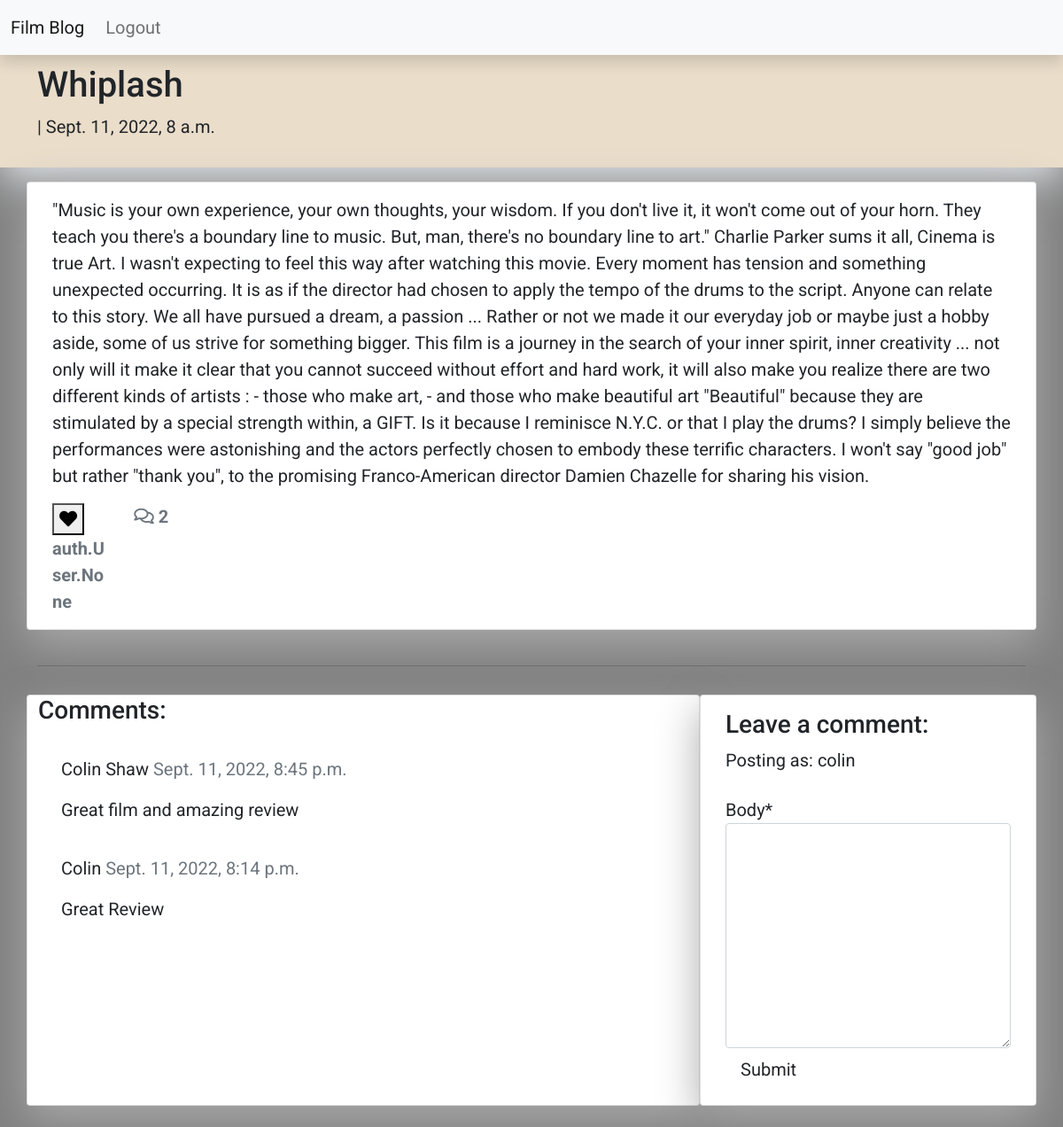
/damien-chazelle/ (signed in), run on the app's committed database.
### blog/models.py (models this page shows, shortened)
class Post(models.Model):
    film_title = models.CharField(max_length=200, unique=True, null=True)
    slug = models.SlugField(max_length=200, unique=True, null=True)
    blogger = models.ForeignKey(User, on_delete=models.CASCADE, related_name='blog_posts', null=True)
    director = models.CharField(max_length=200, unique=True, null=True)
    actor = models.CharField(max_length=200, unique=True, null=True)
    updated_on = models.DateTimeField(auto_now=True, null=True)
    content = models.TextField()
    created_on = models.DateTimeField(auto_now_add=True, null=True)
    status = models.IntegerField(choices=STATUS, default=0)
    likes = models.ManyToManyField(User, related_name='blog_post_likes')
    class Meta:
        ordering = ['-created_on']
    def number_of_likes(self):
        return self.likes

class Comment(models.Model):
    post = models.ForeignKey(Post,on_delete=models.CASCADE,related_name='comments')
    name = models.CharField(max_length=80)
    email = models.EmailField()
    body = models.TextField()
    created_on = models.DateTimeField(auto_now_add=True)
    approved = models.BooleanField(default=False)
    class Meta:
        ordering = ['created_on']

### blog/views.py (the view, shortened to what this page needs)
# urls.py: path('<slug:slug>/', views.PostDetail.as_view(), name='details_post'),
class PostDetail(View):
    def get(self, request, slug, *args, **kwargs):
        queryset = Post.objects.filter(status=1)
        post = get_object_or_404(queryset, slug=slug)
        comments = post.comments.filter(approved=True).order_by("-created_on")
        liked = False
        if post.likes.filter(id=self.request.user.id).exists():
            liked = True
        return render(
            request,
            "details_post.html",
            {
                "post": post,
                "comments": comments,
                "liked": liked,
                "comment_form": CommentForm()
            },
        )

### blog/forms.py
class CommentForm(forms.ModelForm):
    class Meta:
        model = Comment
        fields = ('body',)

### templates/details_post.html (shortened to what this page needs)
{% extends 'base.html' %} {% block content %}
{% load crispy_forms_tags %}
<div class="masthead">
    <div class="container">
        <div class="row g-0">
            <div class="col-md-6 masthead-text">
                <h1 class="post-title">{{ post.film_title }}</h1>
                <p class="post-subtitle">{{ post.author }} | {{ post.created_on }}</p>
            </div>
        </div>
    </div>
</div>
<div class="container">
    <div class="row">
        <div class="col card mb-4  mt-3 left  top">
            <div class="card-body">
                <p class="card-text ">
                    {{ post.content | safe }}
                </p>
                <div class="row">
                    <div class="col-1">
                        <strong>
                            {% if user.is_authenticated %}
                            <form class="d-inline" action="{% url 'post_like' post.slug %}" method="POST">
                                {% if liked %}
                                <button type="submit" name="blogpost_id" value="{{post.slug}}" class="btn-like"><i class="fas fa-heart"></i></button>
                                {% else %}
                                <button type="submit" name="blogpost_id" value="{{post.slug}}" class="btn-like"><i class="far fa-heart"></i></button>
                                {% endif %}
                            </form>
                            {% else %}
                            <span class="text-secondary"><i class="far fa-heart"></i></span>
                            {% endif %}
                        <span class="text-secondary">{{ post.number_of_likes }} </span>
                        </strong>
                    </div>
                    <div class="col-1">
                        {% with comments.count as total_comments %}
                        <strong class="text-secondary"><i class="far fa-comments"></i>
                            {{ total_comments }}</strong>
                        {% endwith %}
                    </div>
                </div>
            </div>
        </div>
    </div>
    <div class="row">
        <div class="col">
            <hr>
        </div>
    </div>
    <div class="row">
        <div class="col-md-8 card mb-4  mt-3 ">
            <h3>Comments:</h3>
            <div class="card-body">
                {% for comment in comments %}
                <div class="comments" style="padding: 10px;">
                    <p class="font-weight-bold">
                        {{ comment.name }}
                        <span class=" text-muted font-weight-normal">
                            {{ comment.created_on }}
                        </span>
                    </p>
                    {{ comment.body | linebreaks }}
                </div>
                {% endfor %}
            </div>
        </div>
        <div class="col-md-4 card mb-4  mt-3 ">
            <div class="card-body">
                {% if commented %}
                <div class="alert alert-success" role="alert">
                    Your comment is awaiting approval
                </div>
                {% else %}
                {% if user.is_authenticated %}
                <h3>Leave a comment:</h3>
                <p>Posting as: {{ user.username }}</p>
                <form method="post" style="margin-top: 1.3em;">
                    {{ comment_form | crispy }}
                    <button type="submit" class="btn btn-signup btn-lg">Submit</button>
                </form>
                {% endif %}
                {% endif %}
            </div>
        </div>
    </div>
</div>
{% endblock content %}

### static/css/style.css (style rules this page uses)
body { font-family: "Roboto", sans-serif; font-size: 20px; background-color: #808080; }
.masthead { background: #EADDCA; height: auto; padding-bottom: 15px; box-shadow: 0 16px 48px #E3E7EB; padding-top: 10px; }
.card { box-shadow: 0 16px 48px #A9A9A9; }

### data on the page
Post: film_title "Whiplash", created_on "Sept. 11, 2022, 8 a.m.", content "\"Music is your own experience, your own thoughts, your wisdom. If you don't live it, it won't come out of your horn. They teach you there's a boundary line to music. But, man, there's no boundary line to art.\" Charlie Parker sums it all, Cinema is true Art. I wasn't expecting to feel this way after watching this movie. Every moment has tension and something unexpected occurring. It is as if the director had chosen to apply the tempo of the drums to the script. Anyone can relate to this story. We all have pursued a dream, a passion ... Rather or not we made it our everyday job or maybe just a hobby aside, some of us strive for something bigger. This film is a journey in the search of your…", number_of_likes "auth.User.None"
Comment: name "Colin Shaw", created_on "Sept. 11, 2022, 8:45 p.m.", body "Great film and amazing review"
Comment: name "Colin", created_on "Sept. 11, 2022, 8:14 p.m.", body "Great Review"

### other printed values
{{ total_comments }} "2"
{{ user.username }} "colin"
